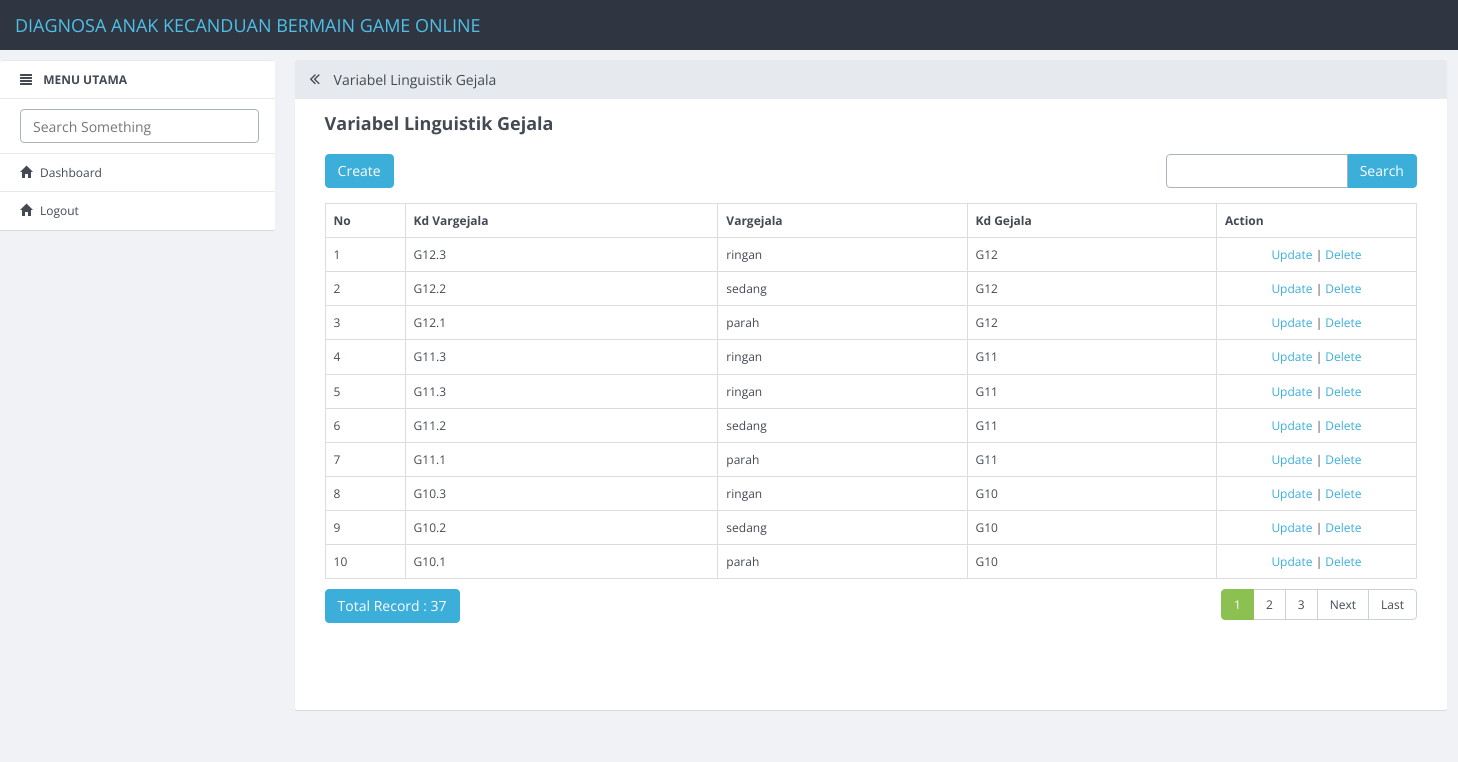
Page /index.php/vargejala on the committed database.
### tables this page shows
CREATE TABLE `vargejala` (
  `id_vargejala` int(11) NOT NULL,
  `kd_vargejala` varchar(5) DEFAULT NULL,
  `vargejala` varchar(50) DEFAULT NULL,
  `kd_gejala` varchar(5) DEFAULT NULL
);

### application/controllers/Vargejala.php (called while the page is built, shortened)
<?php
class Vargejala extends CI_Controller
{
    function __construct()
    {
        $this->load->model('M_vargejala');
        $this->load->library('form_validation');
    }
    public function index()
    {
        $q = urldecode($this->input->get('q', TRUE));
        $start = intval($this->input->get('start'));
        if ($q <> '') {
            $config['base_url'] = base_url() . 'vargejala/index.html?q=' . urlencode($q);
            $config['first_url'] = base_url() . 'vargejala/index.html?q=' . urlencode($q);
        } else {
            $config['base_url'] = base_url() . 'vargejala/index.html';
            $config['first_url'] = base_url() . 'vargejala/index.html';
        }
        $config['per_page'] = 10;
        $config['page_query_string'] = TRUE;
        $config['total_rows'] = $this->M_vargejala->total_rows($q);
        $vargejala = $this->M_vargejala->get_limit_data($config['per_page'], $start, $q);
        $this->load->library('pagination');
        $this->pagination->initialize($config);
        $data = array(
            'vargejala_data' => $vargejala,
            'q' => $q,
            'pagination' => $this->pagination->create_links(),
            'total_rows' => $config['total_rows'],
            'start' => $start,
            'konten' => 'vargejala/vargejala_list',
            'judul' => 'Variabel Linguistik Gejala',
        );
        $this->load->view('v_index', $data);
    }
}

### index.php (called while the page is built, shortened)
<?php
require_once BASEPATH.'core/CodeIgniter.php';

### application/config/config.php (called while the page is built, shortened)
<?php
$config['base_url'] = "http://".$_SERVER['HTTP_HOST'];
$config['base_url'] .= preg_replace('@/+$@','',dirname($_SERVER['SCRIPT_NAME'])).'/';
$config['index_page'] = '';
$config['uri_protocol']	= 'REQUEST_URI';
$config['url_suffix'] = '.html';
$config['language']	= 'english';
$config['charset'] = 'UTF-8';
$config['enable_hooks'] = FALSE;
$config['subclass_prefix'] = 'MY_';
$config['composer_autoload'] = FALSE;
$config['permitted_uri_chars'] = 'a-z 0-9~%.:_\-';
$config['enable_query_strings'] = FALSE;
$config['controller_trigger'] = 'c';
$config['function_trigger'] = 'm';
$config['directory_trigger'] = 'd';
$config['allow_get_array'] = TRUE;
$config['log_threshold'] = 0;
$config['log_path'] = '';
$config['log_file_extension'] = '';
$config['log_file_permissions'] = 0644;
$config['log_date_format'] = 'Y-m-d H:i:s';
$config['error_views_path'] = '';
$config['cache_path'] = '';
$config['cache_query_string'] = FALSE;
$config['encryption_key'] = '';
$config['sess_driver'] = 'files';
$config['sess_cookie_name'] = 'ci_session';
$config['sess_expiration'] = 7200;
$config['sess_save_path'] = NULL;
$config['sess_match_ip'] = FALSE;
$config['sess_time_to_update'] = 300;
$config['sess_regenerate_destroy'] = FALSE;
$config['cookie_prefix']	= '';
$config['cookie_domain']	= '';
$config['cookie_path']		= '/';
$config['cookie_secure']	= FALSE;
$config['cookie_httponly'] 	= FALSE;
$config['standardize_newlines'] = FALSE;
$config['global_xss_filtering'] = FALSE;
$config['csrf_protection'] = FALSE;
$config['csrf_token_name'] = 'csrf_test_name';
$config['csrf_cookie_name'] = 'csrf_cookie_name';
$config['csrf_expire'] = 7200;
$config['csrf_regenerate'] = TRUE;
$config['csrf_exclude_uris'] = array();
$config['compress_output'] = FALSE;
$config['time_reference'] = 'local';
$config['rewrite_short_tags'] = FALSE;
$config['proxy_ips'] = '';

### application/models/M_vargejala.php (called while the page is built, shortened)
<?php
class M_vargejala extends CI_Model
{
    public $table = 'vargejala';
    public $id = 'id_vargejala';
    public $order = 'DESC';
    function total_rows($q = NULL) {
        $this->db->like('id_vargejala', $q);
	$this->db->or_like('kd_vargejala', $q);
	$this->db->or_like('vargejala', $q);
	$this->db->or_like('kd_gejala', $q);
	$this->db->from($this->table);
        return $this->db->count_all_results();
    }
    function get_limit_data($limit, $start = 0, $q = NULL) {
        $this->db->order_by($this->id, $this->order);
        $this->db->like('id_vargejala', $q);
	$this->db->or_like('kd_vargejala', $q);
	$this->db->or_like('vargejala', $q);
	$this->db->or_like('kd_gejala', $q);
	$this->db->limit($limit, $start);
        return $this->db->get($this->table)->result();
    }
}

### application/views/vargejala/vargejala_list.php (the view, shortened to what this page needs)
<div class="row" style="margin-bottom: 10px">
            <div class="col-md-4">
                <?php echo anchor(site_url('vargejala/create'),'Create', 'class="btn btn-primary"'); ?>
            </div>
            <div class="col-md-4 text-center">
            </div>
            <div class="col-md-1 text-right">
            </div>
            <div class="col-md-3 text-right">
                <form action="<?php echo site_url('vargejala/index'); ?>" class="form-inline" method="get">
                    <div class="input-group">
                        <input type="text" class="form-control" name="q" value="<?php echo $q; ?>">
                        <span class="input-group-btn">
                          <button class="btn btn-primary" type="submit">Search</button>
                        </span>
                    </div>
                </form>
            </div>
        </div>
        <table class="table table-bordered" style="margin-bottom: 10px">
            <tr>
                <th>No</th>
        <th>Kd Vargejala</th>
        <th>Vargejala</th>
        <th>Kd Gejala</th>
        <th>Action</th>
            </tr><?php
            foreach ($vargejala_data as $vargejala)
            {
                ?>
                <tr>
            <td width="80px"><?php echo ++$start ?></td>
            <td><?php echo $vargejala->kd_vargejala ?></td>
            <td><?php echo $vargejala->vargejala ?></td>
            <td><?php echo $vargejala->kd_gejala ?></td>
            <td style="text-align:center" width="200px">
                <?php
                echo anchor(site_url('vargejala/update/'.$vargejala->id_vargejala),'Update');
                echo ' | ';
                echo anchor(site_url('vargejala/delete/'.$vargejala->id_vargejala),'Delete','onclick="javasciprt: return confirm(\'Are You Sure ?\')"');
                ?>
            </td>
        </tr>
                <?php
            }
            ?>
        </table>
        <div class="row">
            <div class="col-md-6">
                <a href="#" class="btn btn-primary">Total Record : <?php echo $total_rows ?></a>
        </div>
            <div class="col-md-6 text-right">
                <?php echo $pagination ?>
            </div>
        </div>

### rows in the picture
vargejala: kd_vargejala "G12.3", vargejala "ringan", kd_gejala "G12", id_vargejala "Update", id_vargejala "Delete"
vargejala: kd_vargejala "G12.2", vargejala "sedang", kd_gejala "G12", id_vargejala "Update", id_vargejala "Delete"
vargejala: kd_vargejala "G12.1", vargejala "parah", kd_gejala "G12", id_vargejala "Update", id_vargejala "Delete"
vargejala: kd_vargejala "G11.3", vargejala "ringan", kd_gejala "G11", id_vargejala "Update", id_vargejala "Delete"
vargejala: kd_vargejala "G11.3", vargejala "ringan", kd_gejala "G11", id_vargejala "Update", id_vargejala "Delete"
vargejala: kd_vargejala "G11.2", vargejala "sedang", kd_gejala "G11", id_vargejala "Update", id_vargejala "Delete"
vargejala: kd_vargejala "G11.1", vargejala "parah", kd_gejala "G11", id_vargejala "Update", id_vargejala "Delete"
vargejala: kd_vargejala "G10.3", vargejala "ringan", kd_gejala "G10", id_vargejala "Update", id_vargejala "Delete"
vargejala: kd_vargejala "G10.2", vargejala "sedang", kd_gejala "G10", id_vargejala "Update", id_vargejala "Delete"
vargejala: kd_vargejala "G10.1", vargejala "parah", kd_gejala "G10", id_vargejala "Update", id_vargejala "Delete"

### other values in the picture
$judul "Variabel Linguistik Gejala"
$total_rows "37"
$pagination "1 2 3 Next Last"
